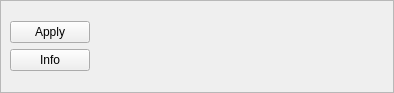
<?xml version="1.0" encoding="UTF-8"?>
<ui version="4.0">
 <class>RGGReadRXFFileParameters</class>
 <widget class="QWidget" name="RGGReadRXFFileParameters">
  <property name="enabled">
   <bool>true</bool>
  </property>
  <property name="geometry">
   <rect>
    <x>0</x>
    <y>0</y>
    <width>394</width>
    <height>93</height>
   </rect>
  </property>
  <property name="windowTitle">
   <string>PinCell Editor</string>
  </property>
  <layout class="QGridLayout" name="gridLayout">
   <property name="leftMargin">
    <number>0</number>
   </property>
   <property name="topMargin">
    <number>0</number>
   </property>
   <property name="rightMargin">
    <number>0</number>
   </property>
   <property name="bottomMargin">
    <number>0</number>
   </property>
   <item row="0" column="0" colspan="2">
    <widget class="QScrollArea" name="scrollArea">
     <property name="widgetResizable">
      <bool>true</bool>
     </property>
     <widget class="QWidget" name="scrollAreaWidgetContents">
      <property name="geometry">
       <rect>
        <x>0</x>
        <y>0</y>
        <width>392</width>
        <height>91</height>
       </rect>
      </property>
      <layout class="QGridLayout" name="gridLayout_2">
       <item row="3" column="0">
        <layout class="QGridLayout" name="gridLayout_3">
         <item row="3" column="0">
          <widget class="QPushButton" name="applyButton">
           <property name="maximumSize">
            <size>
             <width>100</width>
             <height>16777215</height>
            </size>
           </property>
           <property name="text">
            <string>Apply</string>
           </property>
          </widget>
         </item>
         <item row="4" column="0">
          <widget class="QPushButton" name="infoButton">
           <property name="maximumSize">
            <size>
             <width>100</width>
             <height>16777215</height>
            </size>
           </property>
           <property name="text">
            <string>Info</string>
           </property>
          </widget>
         </item>
         <item row="3" column="1">
          <spacer name="horizontalSpacer">
           <property name="orientation">
            <enum>Qt::Horizontal</enum>
           </property>
           <property name="sizeHint" stdset="0">
            <size>
             <width>40</width>
             <height>20</height>
            </size>
           </property>
          </spacer>
         </item>
         <item row="4" column="1">
          <spacer name="horizontalSpacer_2">
           <property name="orientation">
            <enum>Qt::Horizontal</enum>
           </property>
           <property name="sizeHint" stdset="0">
            <size>
             <width>40</width>
             <height>20</height>
            </size>
           </property>
          </spacer>
         </item>
        </layout>
       </item>
      </layout>
     </widget>
    </widget>
   </item>
  </layout>
 </widget>
 <tabstops>
  <tabstop>scrollArea</tabstop>
 </tabstops>
 <resources/>
 <connections/>
</ui>
